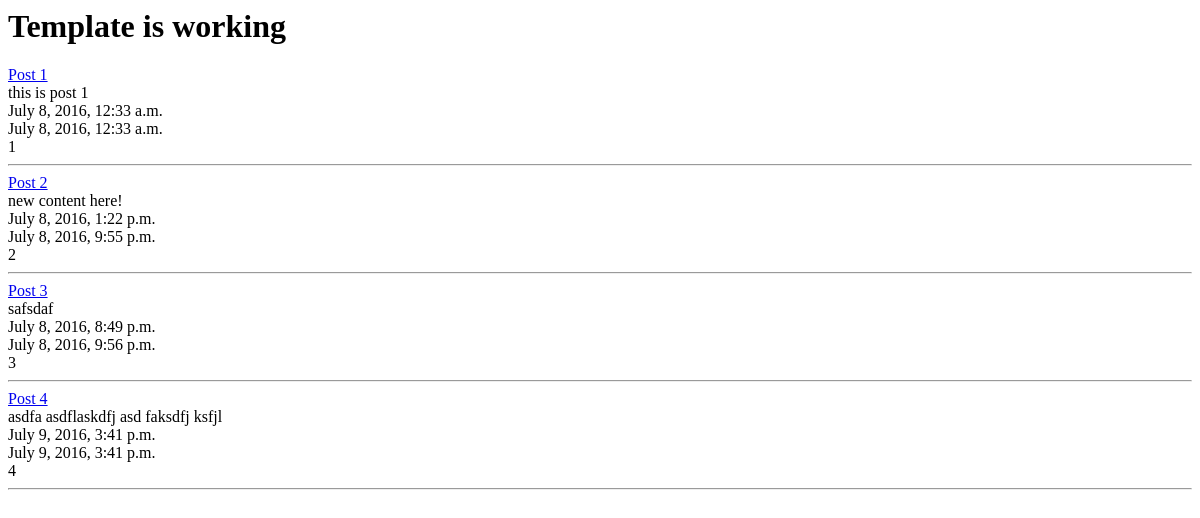
The app's page /posts/, older data.
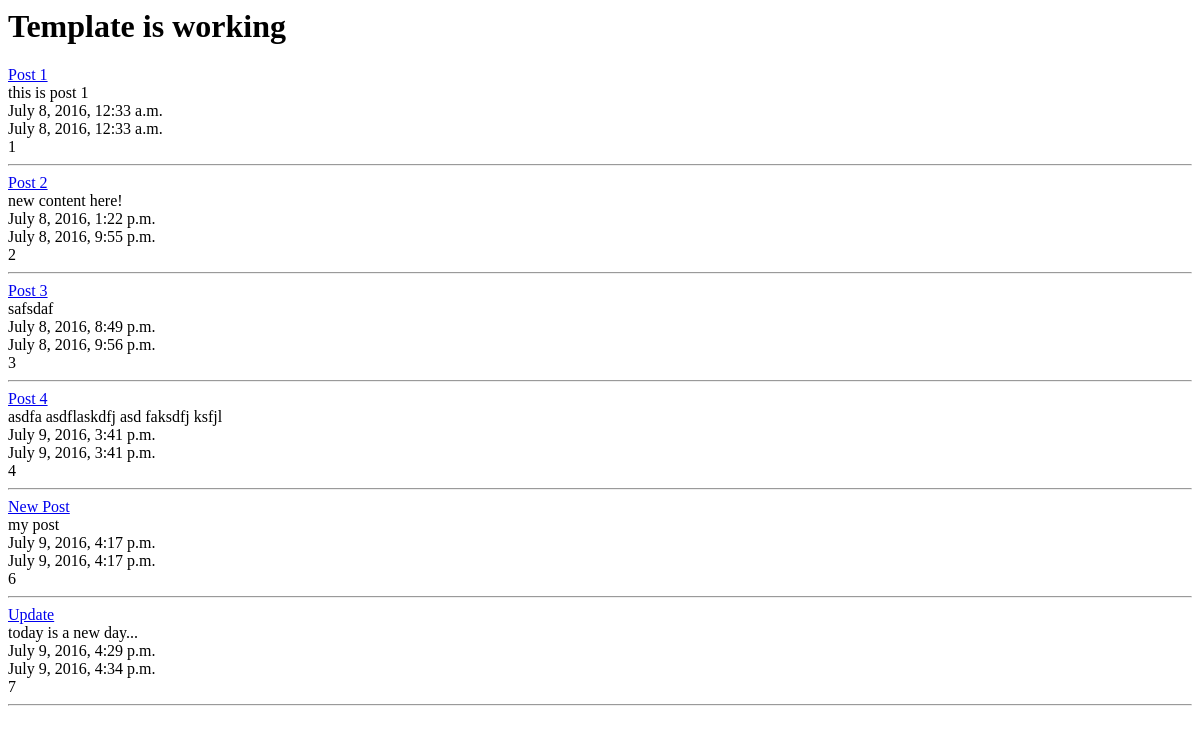
The same page, newer data.
### posts/models.py (models this page shows, shortened)
class Post(models.Model):
    title = models.CharField(max_length=120)
    content = models.TextField()
    updated = models.DateTimeField(auto_now=True, auto_now_add=False)
    timestamp = models.DateTimeField(auto_now=False, auto_now_add=True)
    def get_absolute_url(self):
        return reverse('posts:detail', kwargs={'id':self.id})

### posts/views.py (the view)
def post_list(request):
    queryset = Post.objects.all()
    context = {
        'title': 'List',
        'object_list': queryset
    }
    return render(request, 'post_list.html', context)

### templates/post_list.html
{% extends "base.html" %}
{% block content %}
  <h1>Template is working</h1>
  {% for obj in object_list %}
    <a href='{{ obj.get_absolute_url }}'> {{ obj.title }} </a><br />
    {{ obj.content }}<br />
    {{ obj.timestamp }}<br />
    {{ obj.updated }}<br />
    {{ obj.id }}<br />
    <hr />
  {% endfor %}
{% endblock content %}

### templates/base.html (shortened to what this page needs)
<html>
<head>
</head>
<body>
  <div class='container'>
  {% block content %}
  {% endblock content %}
  </div>
</body>
</html>

Row changes from the older to the newer data that the page shows:
added Post: title "New Post", content "my post", timestamp "July 9, 2016, 4:17 p.m.", updated "July 9, 2016, 4:17 p.m.", id "6"
added Post: title "Update", content "today is a new day...", timestamp "July 9, 2016, 4:29 p.m.", updated "July 9, 2016, 4:34 p.m.", id "7"
